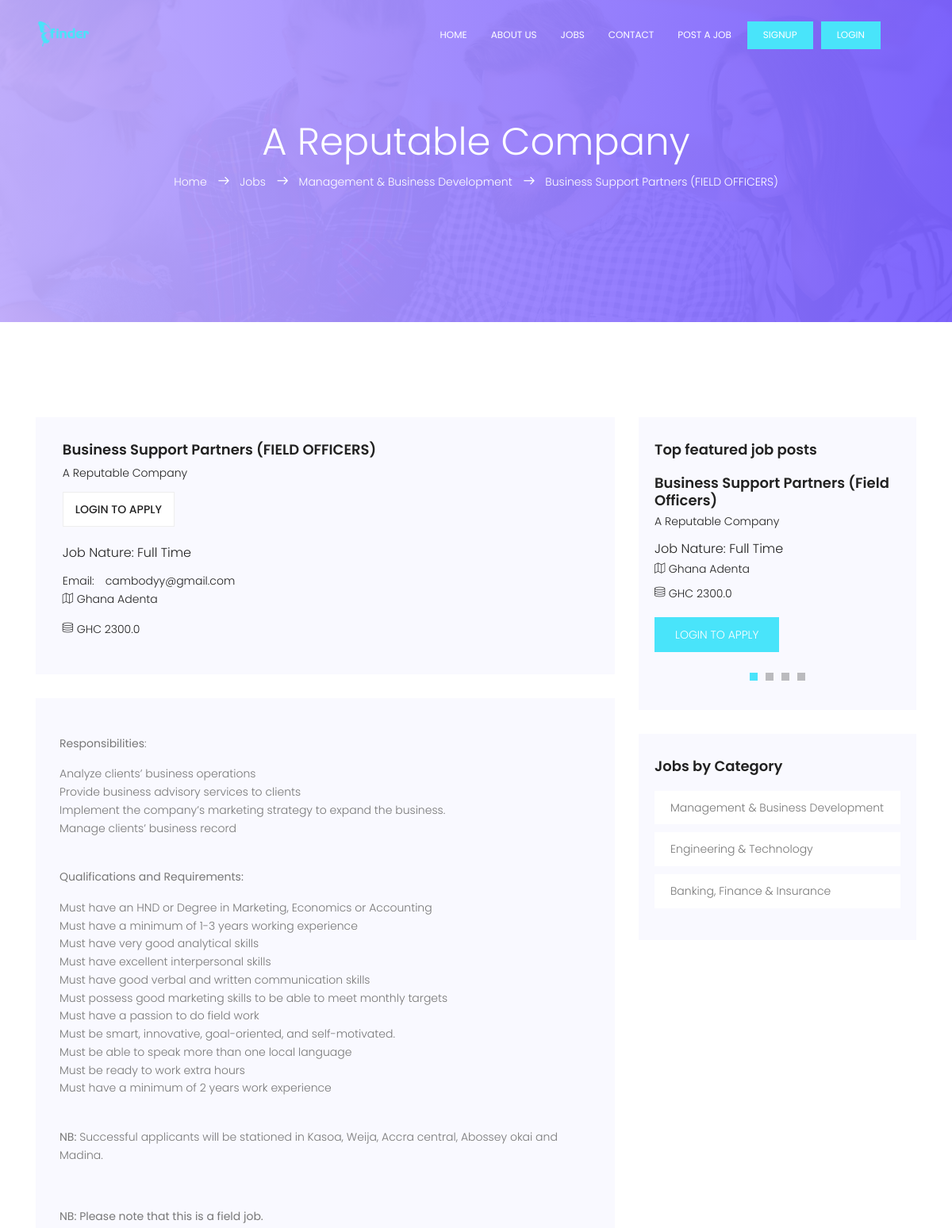
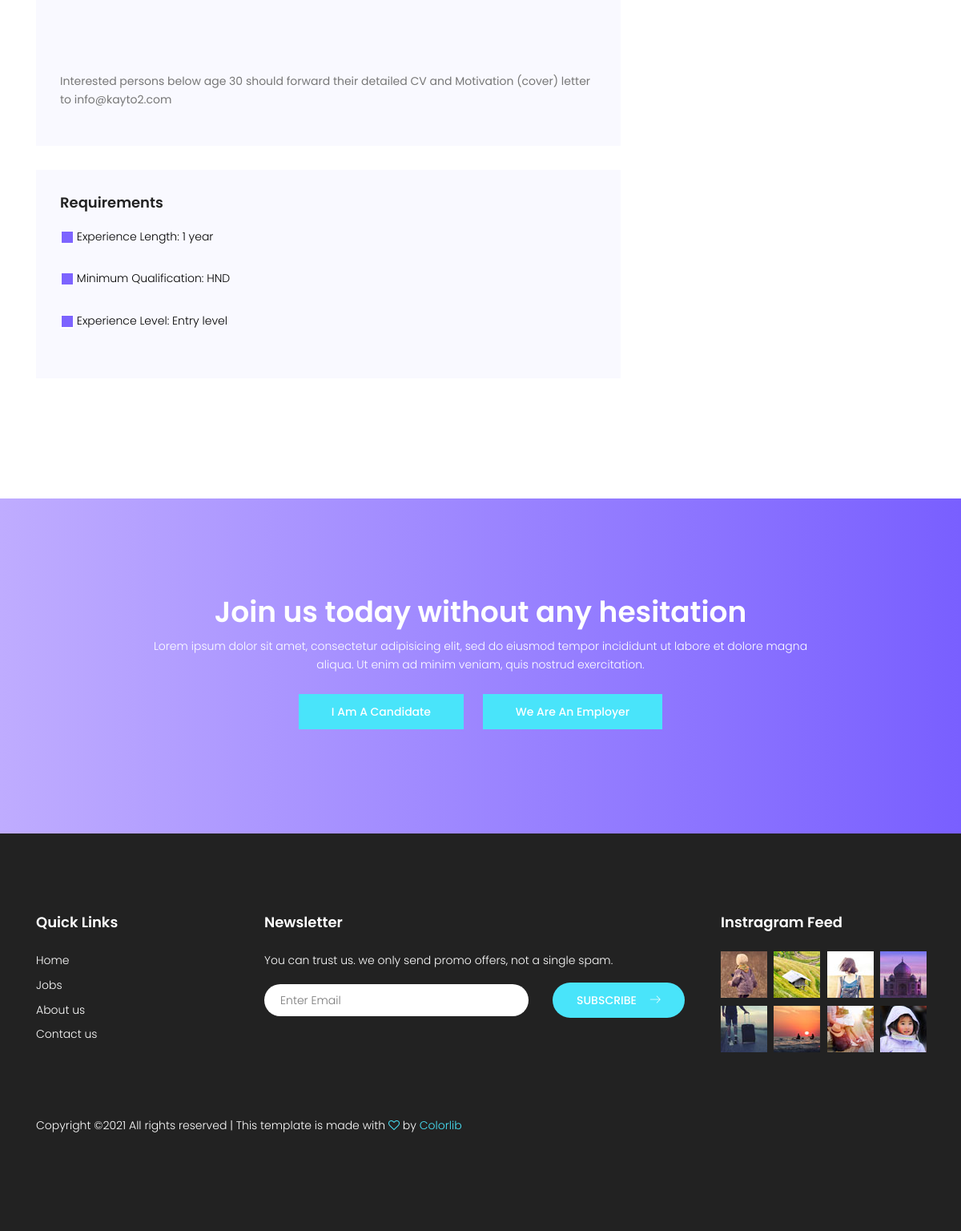
Screenshot of /detail/business-support-partners-field-officers with the database file from the repository (2 pictures, top to bottom).
### portal/models.py (models this page shows, shortened)
class Job(models.Model):
    company_name = models.CharField(max_length=200)
    job_title = models.CharField(max_length=200)
    company_email = models.EmailField(blank=True, null=True)
    category = models.ForeignKey(
        Category, on_delete=models.CASCADE, default='Others')
    job_type = models.CharField(max_length=20, choices=_job_Type, default=1)
    description = RichTextField()
    location = models.CharField(max_length=150)
    salary = models.FloatField(blank=True, null=True)
    application_url = models.URLField(blank=True, null=True)
    slug = models.SlugField(blank=True, null=True)
    created = models.DateTimeField(auto_now_add=True)
    featured = models.BooleanField(default=False)
    approved = models.BooleanField(default=True)
    class Meta:
        ordering = ['-created']

class Category(models.Model):
    category = models.CharField(max_length=100)
    created = models.DateTimeField(auto_now_add=True)
    class Meta:
        verbose_name_plural = 'Categories'
        ordering = ['-id']
    def __str__(self):
        return self.category

class JobRequirement(models.Model):
    job = models.ForeignKey(Job, on_delete=models.CASCADE,
                            related_name='requirements')
    requirement = models.CharField(max_length=1000)

### portal/views.py (the view)
# urls.py: path('detail/<slug:slug>', jobDetail, name='detail'),
def jobDetail(request, slug):
    try:
        job = Job.objects.get(approved=True, slug=slug)
        requirements = job.requirements.all()
    except Exception:
        return HttpResponse('Sorry this job does not exit\n<a href="/jobs">Return to home page</a>')
    context = {
        'job': job,
        'requirements': requirements,
    }
    return render(request, 'portal/single.html', context)

### portal/context_processors.py (called while the page is built)
def Processors(request):
    jobs = Job.objects.filter(approved=True).order_by('-created')
    categories = Category.objects.all().order_by('-id')
    blogs = Blog.objects.filter(published=True).order_by('-id')
    blog_count = blogs.count()
    return {
        'categories': categories,
        'jobs': jobs,
        'blog_count': blog_count,
        'blogs': blogs,
    }

### templates/portal/single.html (shortened to what this page needs)
{% extends 'base.html' %}
{% load static %}
{% block content %}
			<section class="banner-area relative" id="home">
				<div class="overlay overlay-bg"></div>
				<div class="container">
					<div class="row d-flex align-items-center justify-content-center">
						<div class="about-content col-lg-12">
							<h1 class="text-white">
								{{job.company_name|title}}
							</h1>
							<p class="text-white link-nav">
							<a href="{% url 'home' %}">Home </a>
							<span class="lnr lnr-arrow-right"></span>
							<a href="{% url 'jobs' %}"> Jobs</a>
							<span class="lnr lnr-arrow-right"></span>
							<a href="{% url 'jobs' %}?category={{job.category}}">{{job.category}}</a>
							<span class="lnr lnr-arrow-right"></span>
							<a href="#">{{job.job_title}}</a>
							</p>
						</div>
					</div>
				</div>
			</section>
			<section class="post-area section-gap">
				<div class="container">
					<div class="row justify-content-center d-flex">
						<div class="col-lg-8 post-list">
							<div class="single-post d-flex flex-row">
								<div class="details">
									<div class="title d-flex flex-row justify-content-between">
										<div class="titles">
											<a href="{% url 'detail' job.slug %}"><h4>{{job.job_title}}</h4></a>
											<h6>{{job.company_name}}</h6>
										</div>
									</div>
										<ul class="btns">
											{% if request.user.is_authenticated %}
											{% if job.application_url %}
											<li><a href="{{job.application_url}}" target="_blank">Apply</a></li>
											{% endif %}
											{% else %}
											<li><a href="">Login to apply</a></li>
											{% endif %}
										</ul>
											<br>
									<h5>Job Nature: {{job.job_type}}</h5>
									<a href="mailto:{{job.company_email}}" class="address">Email:<span class="lnr lnr fas fa-envelope"></span>{{job.company_email}}</a>
									<p class="address"><span class="lnr lnr-map"></span> {{job.location}}</p>
									{% if job.salary %}
									<p class="address"><span class="lnr lnr-database"></span> GHC {{job.salary}}</p>
									{% endif %}
								</div>
							</div>
							<div class="single-post job-details">
								<p>
									{{job.description|safe}}
								</p>
							</div>
							{% if requirements %}
							<div class="single-post job-experience">
								<h4 class="single-title">Requirements</h4>
								<ul>
								{% for requirement in requirements %}
									<li>
										<img src="{% static 'img/pages/list.jpg' %}" alt="">
										<span>{{requirement.requirement}}</span>
									</li>
								{% endfor %}
								</ul>
							</div>
							{% endif %}
						</div>
						<div class="col-lg-4 sidebar">
							<div class="single-slidebar">
								<h4>Top featured job posts</h4>
								<div class="active-relatedjob-carusel">
								{% for job in jobs|slice:":4" %}
									<div class="single-rated">
										<a href="{% url 'detail' job.slug %}"><h4>{{job.job_title|title}}</h4></a>
										<h6>{{job.company_name|title}}</h6>
										<h5>Job Nature: {{job.job_type}}</h5>
										<p class="address"><span class="lnr lnr-map"></span> {{job.location}}</p>
										{% if job.salary %}
										<p class="address"><span class="lnr lnr-database"></span> GHC {{job.salary}}</p>
										{% endif %}
										{% if request.user.is_authenticated %}
										<a href="{% url 'detail' job.slug %}" class="btns text-uppercase">Apply job</a>
										{% else %}
										<a href="{% url 'login' %}" class="btns text-uppercase">Login to apply</a>
										{% endif %}
									</div>
								{% endfor %}
								</div>
							</div>
							<div class="single-slidebar">
								<h4>Jobs by Category</h4>
								<ul class="cat-list">
								{% for category in categories|slice:":8" %}
									<li><a class="justify-content-between d-flex" href="{% url 'jobs' %}?category={{category.category}}"><p>{{category.category}}</p></a></li>
								{% endfor %}
								</ul>
							</div>
						</div>
					</div>
				</div>
			</section>
			<section class="callto-action-area section-gap">
				<div class="container">
					<div class="row d-flex justify-content-center">
						<div class="menu-content col-lg-9">
							<div class="title text-center">
								<h1 class="mb-10 text-white">Join us today without any hesitation</h1>
								<p class="text-white">Lorem ipsum dolor sit amet, consectetur adipisicing elit, sed do eiusmod tempor incididunt ut labore  et dolore magna aliqua. Ut enim ad minim veniam, quis nostrud exercitation.</p>
								<a class="primary-btn" href="#">I am a Candidate</a>
								<a class="primary-btn" href="#">We are an Employer</a>
							</div>
						</div>
					</div>
				</div>
			</section>
{% endblock %}

### rows the page displays
Job: company_name "A Reputable Company", category "Management & Business Development", job_title "Business Support Partners (FIELD OFFICERS)", job_type "Full Time", company_email "cambodyy@gmail.com", location "Ghana Adenta", salary "2300.0", description "Responsibilities : Analyze clients’ business operations Provide business advisory services to clients Implement the company’s marketing strategy to expand the business. Manage clients’ business record Qualifications and Requirements: Must have an HND or Degree in Marketing, Economics or Accounting Must have a minimum of 1-3 years working experience Must have very good analytical skills Must have excellent interpersonal skills Must have good verbal and written communication skills Must possess good marketing skills to be able to meet monthly targets Must have a passion to do field work Must be smart, innovative, goal-oriented, and self-motivated. Must be able to speak more than one local…", job_title "Business Support Partners (Field Officers)"
JobRequirement: requirement "Experience Length: 1 year"
JobRequirement: requirement "Minimum Qualification: HND"
JobRequirement: requirement "Experience Level: Entry level"
Category: category "Management & Business Development"
Category: category "Engineering & Technology"
Category: category "Banking, Finance & Insurance"
